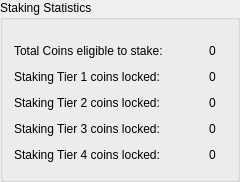
             <widget class="QGroupBox" name="grpStakingStats">
              <property name="sizePolicy">
               <sizepolicy hsizetype="Expanding" vsizetype="Preferred">
                <horstretch>0</horstretch>
                <verstretch>0</verstretch>
               </sizepolicy>
              </property>
              <property name="minimumSize">
               <size>
                <width>0</width>
                <height>160</height>
               </size>
              </property>
              <property name="maximumSize">
               <size>
                <width>500</width>
                <height>16777215</height>
               </size>
              </property>
              <property name="title">
               <string>Staking Statistics</string>
              </property>
              <layout class="QVBoxLayout" name="verticalLayout_4">
               <item>
                <spacer name="verticalSpacer_3">
                 <property name="orientation">
                  <enum>Qt::Vertical</enum>
                 </property>
                 <property name="sizeType">
                  <enum>QSizePolicy::Fixed</enum>
                 </property>
                 <property name="sizeHint" stdset="0">
                  <size>
                   <width>20</width>
                   <height>10</height>
                  </size>
                 </property>
                </spacer>
               </item>
               <item>
                <layout class="QHBoxLayout" name="horizontalLayout_9">
                 <item>
                  <widget class="QLabel" name="lblPoSStaking">
                   <property name="text">
                    <string>Total Coins eligible to stake:</string>
                   </property>
                  </widget>
                 </item>
                 <item>
                  <spacer name="horizontalSpacer_20">
                   <property name="orientation">
                    <enum>Qt::Horizontal</enum>
                   </property>
                   <property name="sizeHint" stdset="0">
                    <size>
                     <width>40</width>
                     <height>20</height>
                    </size>
                   </property>
                  </spacer>
                 </item>
                 <item>
                  <widget class="QLabel" name="lblPoSStakingValue">
                   <property name="sizePolicy">
                    <sizepolicy hsizetype="Preferred" vsizetype="Preferred">
                     <horstretch>0</horstretch>
                     <verstretch>0</verstretch>
                    </sizepolicy>
                   </property>
                   <property name="text">
                    <string>0</string>
                   </property>
                  </widget>
                 </item>
                 <item>
                  <spacer name="horizontalSpacer_15">
                   <property name="orientation">
                    <enum>Qt::Horizontal</enum>
                   </property>
                   <property name="sizeType">
                    <enum>QSizePolicy::Fixed</enum>
                   </property>
                   <property name="sizeHint" stdset="0">
                    <size>
                     <width>10</width>
                     <height>20</height>
                    </size>
                   </property>
                  </spacer>
                 </item>
                </layout>
               </item>
               <item>
                <layout class="QHBoxLayout" name="horizontalLayout_10">
                 <item>
                  <widget class="QLabel" name="lblPoSTier1">
                   <property name="text">
                    <string>Staking Tier 1 coins locked:</string>
                   </property>
                  </widget>
                 </item>
                 <item>
                  <spacer name="horizontalSpacer_21">
                   <property name="orientation">
                    <enum>Qt::Horizontal</enum>
                   </property>
                   <property name="sizeHint" stdset="0">
                    <size>
                     <width>40</width>
                     <height>20</height>
                    </size>
                   </property>
                  </spacer>
                 </item>
                 <item>
                  <widget class="QLabel" name="lblPoSTier1Value">
                   <property name="text">
                    <string>0</string>
                   </property>
                  </widget>
                 </item>
                 <item>
                  <spacer name="horizontalSpacer_16">
                   <property name="orientation">
                    <enum>Qt::Horizontal</enum>
                   </property>
                   <property name="sizeType">
                    <enum>QSizePolicy::Fixed</enum>
                   </property>
                   <property name="sizeHint" stdset="0">
                    <size>
                     <width>10</width>
                     <height>20</height>
                    </size>
                   </property>
                  </spacer>
                 </item>
                </layout>
               </item>
               <item>
                <layout class="QHBoxLayout" name="horizontalLayout_11">
                 <item>
                  <widget class="QLabel" name="lblPoSTier2">
                   <property name="text">
                    <string>Staking Tier 2 coins locked:</string>
                   </property>
                  </widget>
                 </item>
                 <item>
                  <spacer name="horizontalSpacer_22">
                   <property name="orientation">
                    <enum>Qt::Horizontal</enum>
                   </property>
                   <property name="sizeHint" stdset="0">
                    <size>
                     <width>40</width>
                     <height>20</height>
                    </size>
                   </property>
                  </spacer>
                 </item>
                 <item>
                  <widget class="QLabel" name="lblPoSTier2Value">
                   <property name="text">
                    <string>0</string>
                   </property>
                   <property name="textFormat">
                    <enum>Qt::AutoText</enum>
                   </property>
                  </widget>
                 </item>
                 <item>
                  <spacer name="horizontalSpacer_17">
                   <property name="orientation">
                    <enum>Qt::Horizontal</enum>
                   </property>
                   <property name="sizeType">
                    <enum>QSizePolicy::Fixed</enum>
                   </property>
                   <property name="sizeHint" stdset="0">
                    <size>
                     <width>10</width>
                     <height>20</height>
                    </size>
                   </property>
                  </spacer>
                 </item>
                </layout>
               </item>
               <item>
                <layout class="QHBoxLayout" name="horizontalLayout_12">
                 <item>
                  <widget class="QLabel" name="lblPoSTier3">
                   <property name="text">
                    <string>Staking Tier 3 coins locked:</string>
                   </property>
                  </widget>
                 </item>
                 <item>
                  <spacer name="horizontalSpacer_23">
                   <property name="orientation">
                    <enum>Qt::Horizontal</enum>
                   </property>
                   <property name="sizeHint" stdset="0">
                    <size>
                     <width>40</width>
                     <height>20</height>
                    </size>
                   </property>
                  </spacer>
                 </item>
                 <item>
                  <widget class="QLabel" name="lblPoSTier3Value">
                   <property name="text">
                    <string>0</string>
                   </property>
                  </widget>
                 </item>
                 <item>
                  <spacer name="horizontalSpacer_18">
                   <property name="orientation">
                    <enum>Qt::Horizontal</enum>
                   </property>
                   <property name="sizeType">
                    <enum>QSizePolicy::Fixed</enum>
                   </property>
                   <property name="sizeHint" stdset="0">
                    <size>
                     <width>10</width>
                     <height>20</height>
                    </size>
                   </property>
                  </spacer>
                 </item>
                </layout>
               </item>
               <item>
                <layout class="QHBoxLayout" name="horizontalLayout_13">
                 <item>
                  <widget class="QLabel" name="lblPoSTier4">
                   <property name="text">
                    <string>Staking Tier 4 coins locked:</string>
                   </property>
                  </widget>
                 </item>
                 <item>
                  <spacer name="horizontalSpacer_24">
                   <property name="orientation">
                    <enum>Qt::Horizontal</enum>
                   </property>
                   <property name="sizeHint" stdset="0">
                    <size>
                     <width>40</width>
                     <height>20</height>
                    </size>
                   </property>
                  </spacer>
                 </item>
                 <item>
                  <widget class="QLabel" name="lblPoSTier4Value">
                   <property name="text">
                    <string>0</string>
                   </property>
                  </widget>
                 </item>
                 <item>
                  <spacer name="horizontalSpacer_19">
                   <property name="orientation">
                    <enum>Qt::Horizontal</enum>
                   </property>
                   <property name="sizeType">
                    <enum>QSizePolicy::Fixed</enum>
                   </property>
                   <property name="sizeHint" stdset="0">
                    <size>
                     <width>10</width>
                     <height>20</height>
                    </size>
                   </property>
                  </spacer>
                 </item>
                </layout>
               </item>
               <item>
                <spacer name="verticalSpacer_6">
                 <property name="orientation">
                  <enum>Qt::Vertical</enum>
                 </property>
                 <property name="sizeHint" stdset="0">
                  <size>
                   <width>17</width>
                   <height>3</height>
                  </size>
                 </property>
                </spacer>
               </item>
              </layout>
             </widget>
